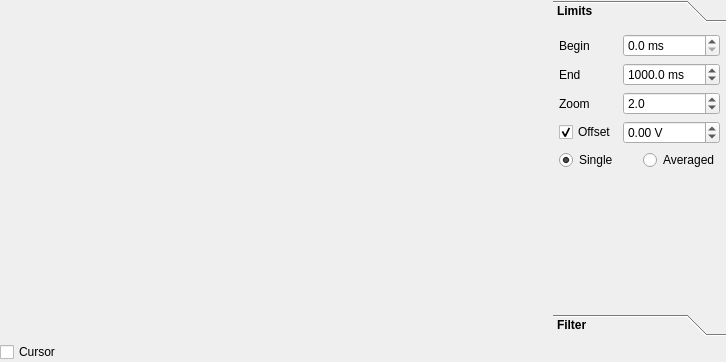
<?xml version="1.0" encoding="UTF-8"?>
<ui version="4.0">
 <class>TimeDomainPlot</class>
 <widget class="QWidget" name="TimeDomainPlot">
  <property name="geometry">
   <rect>
    <x>0</x>
    <y>0</y>
    <width>726</width>
    <height>362</height>
   </rect>
  </property>
  <property name="windowTitle">
   <string>Form</string>
  </property>
  <layout class="QGridLayout" name="gridLayout" columnstretch="20,0">
   <property name="leftMargin">
    <number>0</number>
   </property>
   <property name="topMargin">
    <number>0</number>
   </property>
   <property name="rightMargin">
    <number>0</number>
   </property>
   <property name="bottomMargin">
    <number>0</number>
   </property>
   <item row="0" column="0">
    <widget class="Plot::MyQCustomPlot" name="qcustomplot_plot" native="true">
     <property name="sizePolicy">
      <sizepolicy hsizetype="Expanding" vsizetype="Expanding">
       <horstretch>0</horstretch>
       <verstretch>0</verstretch>
      </sizepolicy>
     </property>
    </widget>
   </item>
   <item row="1" column="0">
    <layout class="QHBoxLayout" name="cursorLayout">
     <item>
      <widget class="QCheckBox" name="cursorCheckBox">
       <property name="text"><string>Cursor</string></property>
       <property name="toolTip"><string>Show coordinates at the mouse pointer</string></property>
      </widget>
     </item>
     <item>
      <widget class="QLabel" name="cursorCoordinates">
       <property name="sizePolicy">
        <sizepolicy hsizetype="Ignored" vsizetype="Preferred">
         <horstretch>1</horstretch><verstretch>0</verstretch>
        </sizepolicy>
       </property>
       <property name="text"><string/></property>
      </widget>
     </item>
    </layout>
   </item>
   <item row="0" column="1">
    <widget class="QToolBox" name="toolBox">
     <property name="font">
      <font>
       <bold>true</bold>
      </font>
     </property>
     <widget class="QWidget" name="toolBoxPage1">
      <property name="geometry">
       <rect>
        <x>0</x>
        <y>0</y>
        <width>172</width>
        <height>302</height>
       </rect>
      </property>
      <property name="font">
       <font>
        <bold>false</bold>
       </font>
      </property>
      <attribute name="label">
       <string>Limits</string>
      </attribute>
      <layout class="QGridLayout" name="gridLayout_2">
       <property name="leftMargin">
        <number>6</number>
       </property>
       <property name="topMargin">
        <number>6</number>
       </property>
       <property name="rightMargin">
        <number>6</number>
       </property>
       <property name="bottomMargin">
        <number>6</number>
       </property>
       <item row="1" column="1">
        <widget class="QDoubleSpinBox" name="doubleSpinBox_end">
         <property name="suffix">
          <string> ms</string>
         </property>
         <property name="decimals">
          <number>1</number>
         </property>
         <property name="maximum">
          <double>100000.000000000000000</double>
         </property>
         <property name="value">
          <double>1000.000000000000000</double>
         </property>
        </widget>
       </item>
       <item row="3" column="1">
        <widget class="QDoubleSpinBox" name="doubleSpinBox_offset">
         <property name="suffix">
          <string> V</string>
         </property>
         <property name="minimum">
          <double>-20.000000000000000</double>
         </property>
         <property name="maximum">
          <double>20.000000000000000</double>
         </property>
        </widget>
       </item>
       <item row="3" column="0">
        <widget class="QCheckBox" name="checkBox_saSignalPlotManualOffset">
         <property name="text">
          <string>Offset</string>
         </property>
         <property name="checked">
          <bool>true</bool>
         </property>
        </widget>
       </item>
       <item row="6" column="1">
        <spacer name="verticalSpacer_3">
         <property name="orientation">
          <enum>Qt::Vertical</enum>
         </property>
         <property name="sizeHint" stdset="0">
          <size>
           <width>0</width>
           <height>0</height>
          </size>
         </property>
        </spacer>
       </item>
       <item row="0" column="0">
        <widget class="QLabel" name="label_2">
         <property name="text">
          <string>Begin</string>
         </property>
        </widget>
       </item>
       <item row="1" column="0">
        <widget class="QLabel" name="label_73">
         <property name="text">
          <string>End</string>
         </property>
        </widget>
       </item>
       <item row="0" column="1">
        <widget class="QDoubleSpinBox" name="doubleSpinBox_begin">
         <property name="suffix">
          <string> ms</string>
         </property>
         <property name="decimals">
          <number>1</number>
         </property>
         <property name="maximum">
          <double>1000000.000000000000000</double>
         </property>
        </widget>
       </item>
       <item row="2" column="0">
        <widget class="QLabel" name="label_74">
         <property name="text">
          <string>Zoom</string>
         </property>
        </widget>
       </item>
       <item row="2" column="1">
        <widget class="QDoubleSpinBox" name="doubleSpinBox_zoom">
         <property name="decimals">
          <number>1</number>
         </property>
         <property name="minimum">
          <double>0.100000000000000</double>
         </property>
         <property name="maximum">
          <double>10000.000000000000000</double>
         </property>
         <property name="value">
          <double>2.000000000000000</double>
         </property>
        </widget>
       </item>
       <item row="5" column="0" colspan="2">
        <layout class="QHBoxLayout" name="horizontalLayout">
         <item>
          <widget class="QRadioButton" name="radioButton_singleScan">
           <property name="text">
            <string>Single</string>
           </property>
           <property name="checked">
            <bool>true</bool>
           </property>
          </widget>
         </item>
         <item>
          <widget class="QRadioButton" name="radioButton_averaged">
           <property name="text">
            <string>Averaged</string>
           </property>
          </widget>
         </item>
        </layout>
       </item>
      </layout>
     </widget>
     <widget class="QWidget" name="toolBoxPage2">
      <property name="geometry">
       <rect>
        <x>0</x>
        <y>0</y>
        <width>194</width>
        <height>302</height>
       </rect>
      </property>
      <property name="font">
       <font>
        <bold>false</bold>
       </font>
      </property>
      <attribute name="label">
       <string>Filter</string>
      </attribute>
      <layout class="QGridLayout" name="gridLayout_3">
       <property name="leftMargin">
        <number>6</number>
       </property>
       <property name="topMargin">
        <number>6</number>
       </property>
       <property name="rightMargin">
        <number>6</number>
       </property>
       <property name="bottomMargin">
        <number>6</number>
       </property>
       <item row="6" column="1">
        <spacer name="verticalSpacer_2">
         <property name="orientation">
          <enum>Qt::Vertical</enum>
         </property>
         <property name="sizeHint" stdset="0">
          <size>
           <width>0</width>
           <height>0</height>
          </size>
         </property>
        </spacer>
       </item>
       <item row="3" column="1">
        <widget class="QDoubleSpinBox" name="doubleSpinBox_f1">
         <property name="suffix">
          <string> Hz</string>
         </property>
         <property name="maximum">
          <double>100000.000000000000000</double>
         </property>
        </widget>
       </item>
       <item row="3" column="0">
        <widget class="QLabel" name="label_7">
         <property name="text">
          <string>f1</string>
         </property>
        </widget>
       </item>
       <item row="4" column="0">
        <widget class="QLabel" name="label_8">
         <property name="text">
          <string>f2</string>
         </property>
        </widget>
       </item>
       <item row="4" column="1">
        <widget class="QDoubleSpinBox" name="doubleSpinBox_f2">
         <property name="suffix">
          <string> Hz</string>
         </property>
         <property name="maximum">
          <double>100000.000000000000000</double>
         </property>
        </widget>
       </item>
       <item row="2" column="0">
        <widget class="QLabel" name="label_9">
         <property name="text">
          <string>Window length</string>
         </property>
        </widget>
       </item>
       <item row="1" column="0">
        <widget class="QLabel" name="label_10">
         <property name="text">
          <string>Window type</string>
         </property>
        </widget>
       </item>
       <item row="0" column="0">
        <widget class="QLabel" name="label_11">
         <property name="text">
          <string>Filter type</string>
         </property>
        </widget>
       </item>
       <item row="0" column="1">
        <widget class="QComboBox" name="comboBox_filterType">
         <item>
          <property name="text">
           <string>LowPass</string>
          </property>
         </item>
         <item>
          <property name="text">
           <string>HighPass</string>
          </property>
         </item>
         <item>
          <property name="text">
           <string>BandPass</string>
          </property>
         </item>
         <item>
          <property name="text">
           <string>BandStop</string>
          </property>
         </item>
        </widget>
       </item>
       <item row="1" column="1">
        <widget class="QComboBox" name="comboBox_windowType">
         <item>
          <property name="text">
           <string>Rectangular</string>
          </property>
         </item>
         <item>
          <property name="text">
           <string>Bartlett</string>
          </property>
         </item>
         <item>
          <property name="text">
           <string>Hanning</string>
          </property>
         </item>
         <item>
          <property name="text">
           <string>Hamming</string>
          </property>
         </item>
         <item>
          <property name="text">
           <string>Blackman</string>
          </property>
         </item>
        </widget>
       </item>
       <item row="2" column="1">
        <widget class="QSpinBox" name="spinBox_windowLength">
         <property name="maximum">
          <number>20000</number>
         </property>
        </widget>
       </item>
      </layout>
     </widget>
    </widget>
   </item>
  </layout>
 </widget>
 <customwidgets>
  <customwidget>
   <class>Plot::MyQCustomPlot</class>
   <extends>QWidget</extends>
   <header>plots/myqcustomplot.h</header>
  </customwidget>
 </customwidgets>
 <tabstops>
  <tabstop>doubleSpinBox_begin</tabstop>
  <tabstop>doubleSpinBox_end</tabstop>
  <tabstop>doubleSpinBox_zoom</tabstop>
  <tabstop>checkBox_saSignalPlotManualOffset</tabstop>
  <tabstop>doubleSpinBox_offset</tabstop>
  <tabstop>radioButton_singleScan</tabstop>
  <tabstop>radioButton_averaged</tabstop>
  <tabstop>comboBox_filterType</tabstop>
  <tabstop>comboBox_windowType</tabstop>
  <tabstop>spinBox_windowLength</tabstop>
  <tabstop>doubleSpinBox_f1</tabstop>
  <tabstop>doubleSpinBox_f2</tabstop>
 </tabstops>
 <resources/>
 <connections/>
</ui>
